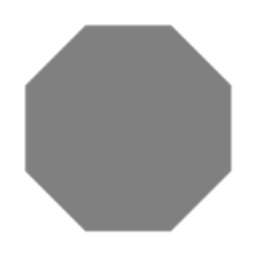
%> input picture Octagon.png, 256 x 256 px
$ octave Gradient.m   (GNU Octave 9; MATLAB toolbox functions it lacks are replaced by stand-ins)
%> lines starting %> are read from the running program, lines starting %| are printed output that depends on the picture; in (x1, y1, x2, y2) boxes, pixels count from 0 and x2, y2 are one past the last pixel; in counts of white or black regions, pixels touching at a corner belong together; the program's own positions count from 1
%% load and convert image to double type, range [0,1] for convinience
img = double(imread('Octagon.png')) / 255.0;
%> img: size 256x256 double; min 0.502, max 1, mean 0.733
imshow(img) %uses range [0,1] for double images

%% compute gradients in x and y direction
[gx, gy] = imgradientxy(img, 'sobel');  % Here gx, gy are not normalised
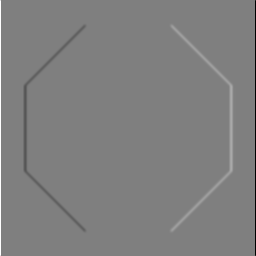
%> gx: size 256x256 double; min -4, max 4, mean -4.29e-19; drawn with min black and max white
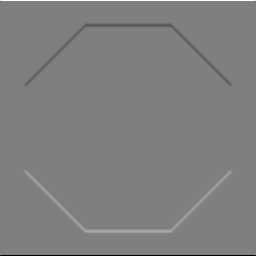
%> gy: size 256x256 double; min -4, max 4, mean 0; drawn with min black and max white
%To View the calculated gradients
% For x
imshow((gx + 4)/8); % as range for gx is [-4,4].
% we can also do imshow(gx, []) to autoselect the range instead of manually
% adjusting it.
% Similarly, for y
imshow((gy + 4)/8);

%% Obtain gradient magnitude and direction
[gmag, gdir] = imgradient(gx, gy);
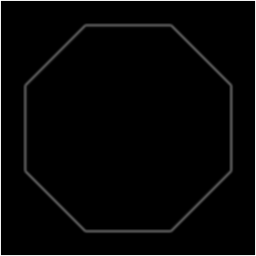
%> gmag: size 256x256 double; min 0, max 4.24, mean 0.104; drawn with min black and max white
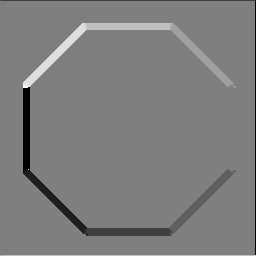
%> gdir: size 256x256 double; min -180, max 179.5, mean -2.3; drawn with min black and max white
% displaying the magnitudes
imshow(gmag / (4 * sqrt(2)));
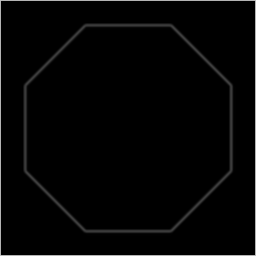
%> displayed picture: size 256x256, on the screen's scale of 0 to 255; min 0, max 191, mean 4.7
imshow((gdir + 180) / 360); %As range in [-180 180]

%% Find Pixels with desired gradient direction
gradient_pixel = select_gdir(gmag, gdir, 1, 30, 45); % 45degree with +/- 15;
imshow(gradient_pixel);
% We can find pixels within any range
gradient_pixel = select_gdir(gmag, gdir, 1, -15, 15);
imshow(gradient_pixel);
gradient_pixel = select_gdir(gmag, gdir, 1, -150, -120);
imshow(gradient_pixel);

%% Function to find the pixels which lie in given mag & angle range

function result = select_gdir(gmag, gdir, min_mag, min_ang, max_ang)
%> called with min_mag = 1, min_ang = 30, max_ang = 45
    result = gmag >= min_mag & min_ang <= gdir & max_ang >= gdir;
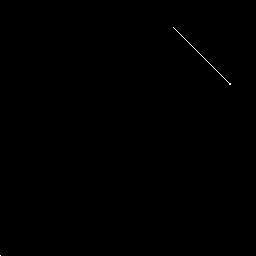
%> result: size 256x256 logical; 0.09% white in thin lines or dots, all inside (x1, y1, x2, y2) = (0, 27, 231, 256)
%> in select_gdir (call 2), `result = gmag >= min_mag & min_ang <= gdir & max_ang >= gdir;`: result: size 256x256 logical; 0.64% white in thin lines or dots, all inside (x1, y1, x2, y2) = (0, 1, 232, 255)
%> call 3 of select_gdir, with min_mag = 1, min_ang = -150, max_ang = -120
%> in select_gdir (call 3), `result = gmag >= min_mag & min_ang <= gdir & max_ang >= gdir;`:
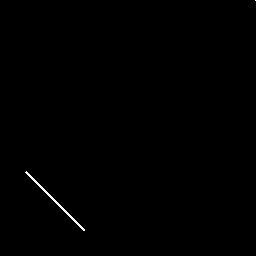
%> result: size 256x256 logical; 0.27% white in thin lines or dots, all inside (x1, y1, x2, y2) = (25, 0, 256, 231)
end
